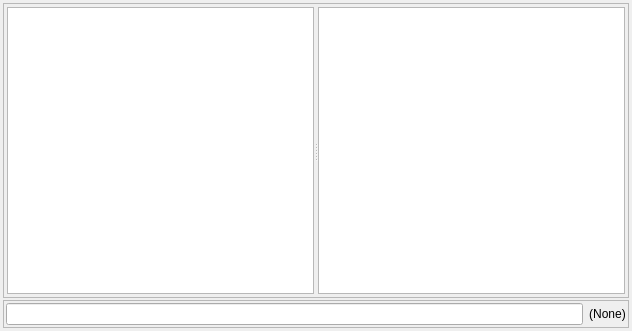
<?xml version="1.0" encoding="UTF-8"?>
<ui version="4.0">
 <class>BirchSubWindow</class>
 <widget class="QMdiSubWindow" name="BirchSubWindow">
  <property name="geometry">
   <rect>
    <x>0</x>
    <y>0</y>
    <width>632</width>
    <height>331</height>
   </rect>
  </property>
  <property name="windowTitle">
   <string>Form</string>
  </property>
  <layout class="QGridLayout" name="gridLayout">
   <property name="leftMargin">
    <number>3</number>
   </property>
   <property name="topMargin">
    <number>3</number>
   </property>
   <property name="rightMargin">
    <number>3</number>
   </property>
   <property name="bottomMargin">
    <number>3</number>
   </property>
   <property name="spacing">
    <number>2</number>
   </property>
   <item row="2" column="0">
    <widget class="QFrame" name="frame">
     <property name="maximumSize">
      <size>
       <width>16777172</width>
       <height>50</height>
      </size>
     </property>
     <property name="frameShape">
      <enum>QFrame::StyledPanel</enum>
     </property>
     <property name="frameShadow">
      <enum>QFrame::Raised</enum>
     </property>
     <layout class="QHBoxLayout" name="horizontalLayout">
      <property name="leftMargin">
       <number>2</number>
      </property>
      <property name="topMargin">
       <number>2</number>
      </property>
      <property name="rightMargin">
       <number>2</number>
      </property>
      <property name="bottomMargin">
       <number>2</number>
      </property>
      <item>
       <widget class="QLineEdit" name="text_input"/>
      </item>
      <item>
       <widget class="QLabel" name="label_ChanName">
        <property name="text">
         <string>(None)</string>
        </property>
        <property name="alignment">
         <set>Qt::AlignCenter</set>
        </property>
       </widget>
      </item>
     </layout>
    </widget>
   </item>
   <item row="1" column="0">
    <widget class="QFrame" name="frame_2">
     <property name="frameShape">
      <enum>QFrame::StyledPanel</enum>
     </property>
     <property name="frameShadow">
      <enum>QFrame::Raised</enum>
     </property>
     <layout class="QHBoxLayout" name="horizontalLayout_2">
      <property name="leftMargin">
       <number>3</number>
      </property>
      <property name="topMargin">
       <number>3</number>
      </property>
      <property name="rightMargin">
       <number>3</number>
      </property>
      <property name="bottomMargin">
       <number>3</number>
      </property>
      <item>
       <widget class="QSplitter" name="splitter">
        <property name="sizePolicy">
         <sizepolicy hsizetype="Expanding" vsizetype="Expanding">
          <horstretch>0</horstretch>
          <verstretch>0</verstretch>
         </sizepolicy>
        </property>
        <property name="orientation">
         <enum>Qt::Horizontal</enum>
        </property>
        <widget class="QTextEdit" name="editor_Window">
         <property name="sizePolicy">
          <sizepolicy hsizetype="Expanding" vsizetype="Expanding">
           <horstretch>0</horstretch>
           <verstretch>0</verstretch>
          </sizepolicy>
         </property>
         <property name="maximumSize">
          <size>
           <width>16777215</width>
           <height>16777215</height>
          </size>
         </property>
         <property name="acceptDrops">
          <bool>false</bool>
         </property>
         <property name="tabChangesFocus">
          <bool>false</bool>
         </property>
         <property name="documentTitle">
          <string/>
         </property>
         <property name="undoRedoEnabled">
          <bool>false</bool>
         </property>
         <property name="readOnly">
          <bool>true</bool>
         </property>
         <property name="overwriteMode">
          <bool>false</bool>
         </property>
         <property name="acceptRichText">
          <bool>true</bool>
         </property>
         <property name="textInteractionFlags">
          <set>Qt::LinksAccessibleByMouse|Qt::TextSelectableByMouse</set>
         </property>
        </widget>
        <widget class="QListView" name="list_NickList">
         <property name="sizePolicy">
          <sizepolicy hsizetype="Expanding" vsizetype="Expanding">
           <horstretch>0</horstretch>
           <verstretch>0</verstretch>
          </sizepolicy>
         </property>
         <property name="maximumSize">
          <size>
           <width>16777215</width>
           <height>16777215</height>
          </size>
         </property>
        </widget>
       </widget>
      </item>
     </layout>
    </widget>
   </item>
  </layout>
 </widget>
 <customwidgets>
  <customwidget>
   <class>QMdiSubWindow</class>
   <extends>QWidget</extends>
   <header>qmdisubwindow.h</header>
   <container>1</container>
  </customwidget>
 </customwidgets>
 <resources/>
 <connections/>
</ui>
